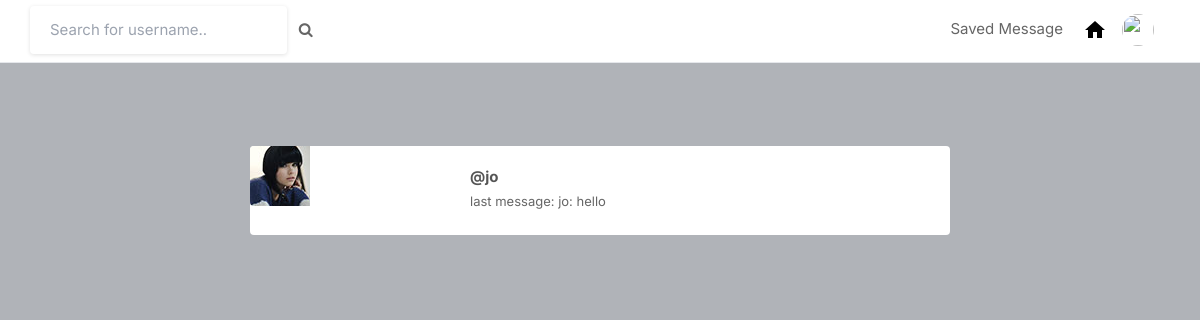
Page /messages (signed in) on the earlier database version.
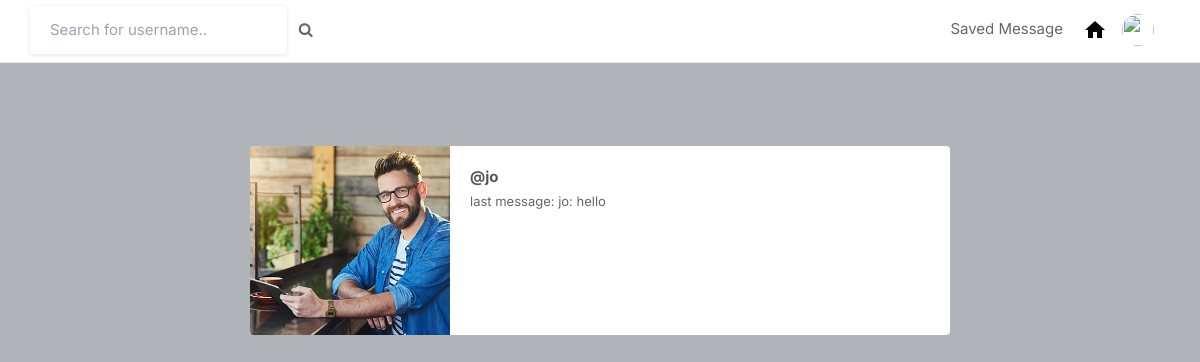
Same page on the later database version.
### core/models.py (models this page shows, shortened)
class Profile(models.Model):
    user = models.OneToOneField(User, on_delete=models.CASCADE, related_name='profile')
    id_user = models.IntegerField()
    bio = models.TextField(blank=True)
    email_confirmed = models.BooleanField(default=False)
    phone_confirmed = models.BooleanField(default=False)
    phone_number = models.TextField(blank=True)
    private_public = models.BooleanField(default=False)
    profileimg = models.ImageField(upload_to='profile_images',default='blank-profile-picture.png')
    profilebackground = models.ImageField(upload_to='profile_images',default='blank-profile-picture.png')
    location = models.CharField(max_length=100, blank=True)

class Message(models.Model):
    conversation = models.ForeignKey(Conversation, on_delete=models.CASCADE, related_name="messages")
    sender = models.ForeignKey(User, on_delete=models.CASCADE)
    text = models.TextField(blank=True, null=True)
    file = models.FileField(upload_to='chat_files/', blank=True, null=True)
    timestamp = models.DateTimeField(auto_now_add=True)
    class Meta:
        ordering = ['timestamp']
    def __str__(self):
        return f"{self.sender.username}: {self.text[:20]}"

### core/views.py (the view)
# urls.py: path("messages", views.messagesChat, name="messages"),
@login_required(login_url='signin')
def messagesChat(request):
    user_object = User.objects.get(username=request.user.username)
    user_profile = Profile.objects.get(user=user_object),
    user = request.user
    conversations = Conversation.objects.filter(participants=user)
    chat_list = []
    for conv in conversations:
        other_users = conv.participants.exclude(id=user.id)
        for other_user in other_users:
            profile = Profile.objects.get(user=other_user)
            last_msg = conv.messages.last()
            chat_list.append({
                'profile': profile,
                'last_message': last_msg,
                'user_profile':user_profile,
            })
    return render(request, 'chats.html', {
        'user_profile': user_profile,
        'chat_list': chat_list,
    })

### templates/chats.html (shortened to what this page needs)
{% load static %}
<html lang="en">
<head>
    <link rel="stylesheet" href="{% static 'assets/css/icons.css' %}">
    <link rel="stylesheet" href="{% static 'assets/css/uikit.css' %}">
    <link rel="stylesheet" href="{% static 'assets/css/style.css' %}">
    <link rel="stylesheet" href="{% static 'assets/css/tailwind.css' %}">
    <link rel="stylesheet" href="https://cdnjs.cloudflare.com/ajax/libs/font-awesome/4.7.0/css/font-awesome.min.css">
</head>
<body>
            <form action="search" method="POST">
            <header style="margin-top: -23px;">
                <div class="header_inner">
                    <div class="left-side">
                                <input type="text" name="username" placeholder="Search for username..">&nbsp; &nbsp;
                                <button type="submit"><i class="fa fa-search fa-1x"></i></button>
                    </div>
                    <div class="right-side lg:pr-4">
                        <a class="image-link" href="{% url 'message_room' request.user.username %}">
                            Saved Message
                        </a>
                        <a href="/" title="Home" style="display: inline-block; margin-left: 20px; color: black;">
                            <svg xmlns="http://www.w3.org/2000/svg" fill="black" width="24" height="24" viewBox="0 0 24 24">
                                <path d="M10 20v-6h4v6h5v-8h3L12 3 2 12h3v8z"/>
                            </svg>
                        </a>
                        <a href="#">
                            <img src="{{ user_profile.profileimg.url }}" class="header-avatar" alt="">
                        </a>
                    </div>
                </div>
            </header>
            </form>
            <div style="margin-left: 250px; margin-right: 250px;">
                <div class="container">
                <div class="row ng-scope">
                    <div class="col-md-3 col-md-push-9">
                        <br>
                    </div>
                    <div class="col-md-9 col-md-pull-3">
                        {% for chat in chat_list %}
                        <section class="search-result-item">
                            <a class="image-link" href="{% url 'message_room' chat.profile.user %}"><img class="image" src="{{chat.profile.profileimg.url}}">
                            </a>
                            <div class="search-result-item-body">
                                <div class="row">
                                    <div class="col-sm-9">
                                        <h4 class="search-result-item-heading"><a href="{% url 'message_room' chat.profile.user %}"><b>@{{chat.profile.user}}</b></a></h4>
                                        <p class="description">last message:  {{chat.last_message}}</p>
                                    </div>
                                </div>
                            </div>
                        </section>
                        {% endfor %}
                    </div>
                </div>
                </div>
            </div>
</body>
</html>

Differences in the rows shown:
changed Profile "jo": profile.profileimg: a different picture
